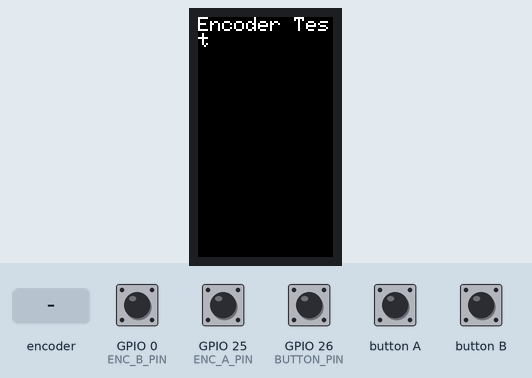
A sketch run on a simulated ESP32. On the bench: 135×240 colour display. Inputs (shaded band) come from the test bench; at power-on: GPIO 26 (BUTTON_PIN) HIGH, GPIO 0 (ENC_B_PIN) HIGH, GPIO 25 (ENC_A_PIN) HIGH.

Above: at 1.3 s.
1.4 s: rotary encoder on GPIO 25 (ENC_A_PIN) / GPIO 0 (ENC_B_PIN) turned 1 step (first pin leading)
At 2.0 s:
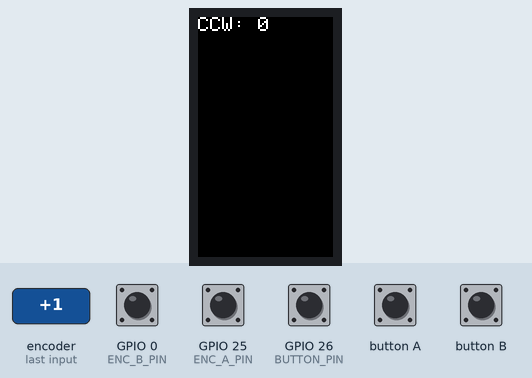
3.1 s: GPIO 26 (BUTTON_PIN) pulled LOW for 0.15 s
At 4.3 s:
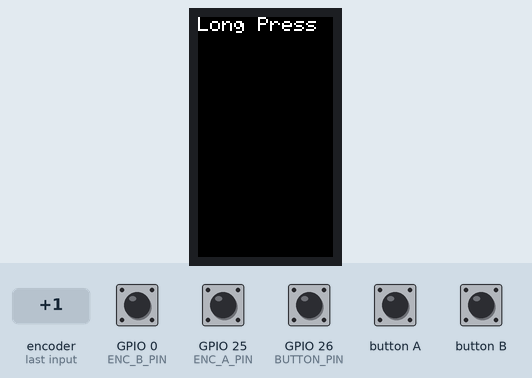
4.7 s: GPIO 26 (BUTTON_PIN) pulsed LOW 2 times (0.12 s each, 0.3 s apart)
At 6.0 s:
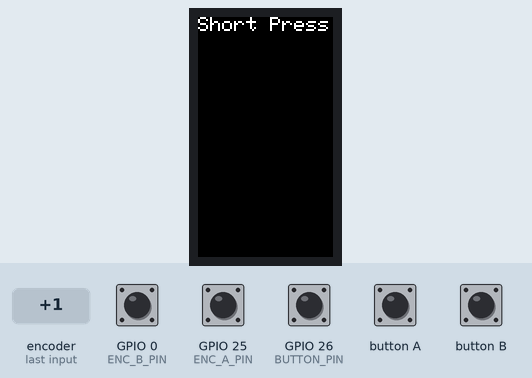
6.8 s: GPIO 26 (BUTTON_PIN) pulled LOW for 1 s
At 7.4 s:
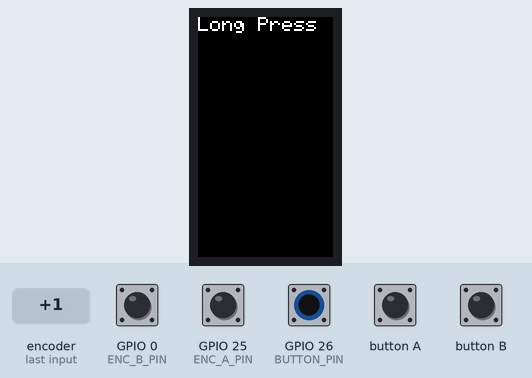
Timing chart, 0 to 9.8 s (numbered marks = the images above; inputs shaded):
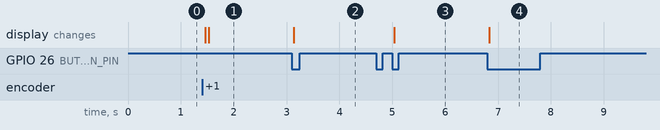

Measured:
- after the input at 1.4 s, the display: first changes after 0.07 s (image 1 shows a later state)
- after the input at 3.1 s, the display: changes at once (image 2)
- after the input at 4.7 s, the display: changes after 0.33 s (image 3)
- after the input at 6.8 s, the display: changes at once (image 4)

The sketch:

Encoder.ino.ino
```cpp
#include <M5StickCPlus.h>

#define ENC_A_PIN 25
#define ENC_B_PIN 0
#define BUTTON_PIN 26

volatile int encPos = 0;
volatile bool isCW = false;
volatile bool isCCW = false;
volatile unsigned long lastInterruptTime = 0;
volatile bool isButtonPressed = false;
volatile bool isButtonLongPressed = false;
unsigned long buttonPressStartTime = 0;

void IRAM_ATTR buttonInterrupt() {
  unsigned long buttonPressDuration = millis() - buttonPressStartTime;
  if (buttonPressDuration < 500) { // short button press
    isButtonPressed = true;
  } else { // long button press
    isButtonLongPressed = true;
  }
}

void encoderInterrupt() {
  int aVal = digitalRead(ENC_A_PIN);
  int bVal = digitalRead(ENC_B_PIN);
  if (aVal == bVal) {
    encPos--;
    isCCW = true;
  } else {
    encPos++;
    isCW = true;
  }
  lastInterruptTime = millis();
}

void setup() {
  M5.begin();
  M5.Lcd.fillScreen(BLACK);
  M5.Lcd.setCursor(0, 0);
  M5.Lcd.setTextColor(WHITE);
  M5.Lcd.setTextSize(2);
  M5.Lcd.println("Encoder Test");
  pinMode(ENC_A_PIN, INPUT_PULLUP);
  pinMode(ENC_B_PIN, INPUT_PULLUP);
  pinMode(BUTTON_PIN, INPUT_PULLUP);
  attachInterrupt(digitalPinToInterrupt(ENC_A_PIN), encoderInterrupt, CHANGE);
  attachInterrupt(digitalPinToInterrupt(ENC_B_PIN), encoderInterrupt, CHANGE);
  attachInterrupt(digitalPinToInterrupt(BUTTON_PIN), buttonInterrupt, FALLING);
}

void loop() {
  M5.update();
  if (isButtonPressed) {
    M5.Lcd.fillScreen(BLACK);
    M5.Lcd.setCursor(0, 0);
    M5.Lcd.setTextColor(WHITE);
    M5.Lcd.setTextSize(2);
    M5.Lcd.println("Short Press");
    isButtonPressed = false;
  }
  if (isButtonLongPressed) {
    M5.Lcd.fillScreen(BLACK);
    M5.Lcd.setCursor(0, 0);
    M5.Lcd.setTextColor(WHITE);
    M5.Lcd.setTextSize(2);
    M5.Lcd.println("Long Press");
    isButtonLongPressed = false;
  }
  if (isCW) {
    M5.Lcd.fillScreen(BLACK);
    M5.Lcd.setCursor(0, 0);
    M5.Lcd.setTextColor(WHITE);
    M5.Lcd.setTextSize(2);
    M5.Lcd.print("CW: ");
    M5.Lcd.println(encPos);
    isCW = false;
  }
  if (isCCW) {
    M5.Lcd.fillScreen(BLACK);
    M5.Lcd.setCursor(0, 0);
    M5.Lcd.setTextColor(WHITE);
    M5.Lcd.setTextSize(2);
    M5.Lcd.print("CCW: ");
    M5.Lcd.println(encPos);
    isCCW = false;
  }
  if (digitalRead(BUTTON_PIN) == LOW) {
    buttonPressStartTime = millis();
  }
}
```
